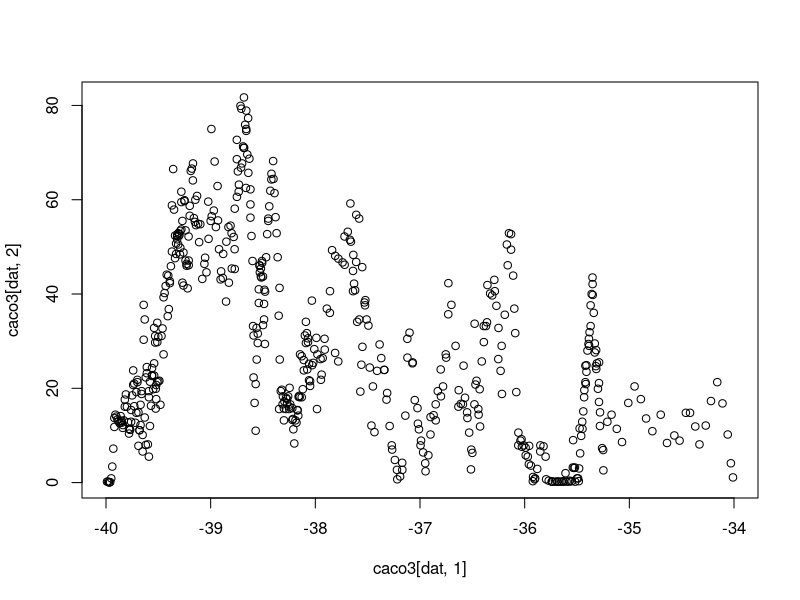

This chart was generated by the following R code:
# data from: 
deut <- read.table("deutnat.txt")

# divisions from: Dakos et. al.
g1 <- 1:591
g2 <- 592:(259+592)
g3 <- (1+259+592):(1+259+592+150)
g4 <- (2+259+592+150):(2+259+592+150+127)


glaciationI <- c(deut$V2[g1], deut$V3[g1])
glaciationII <- c(deut$V2[g2], deut$V3[g2])
glaciationIII <- c(deut$V2[g3], deut$V3[g3])
glaciationIV <- c(deut$V2[g4], deut$V3[g4])


caco3 <- read.table("caco3.txt")
caco3 <- data.frame("MYYrs"=-caco3$V1, "CaCO3"=caco3$V2)
dat <- caco3$MYYrs > -40 & caco3$MYYrs < -34
myyrs <- caco3$MYYrs[dat]
end=myyrs[1]; start=myyrs[length(myyrs)]


## Incorrect time intervals
X <- ts(caco3[dat,2],start=start,end=end, freq=length(dat)/(end-start))


plot(caco3[dat,1], caco3[dat,2])



